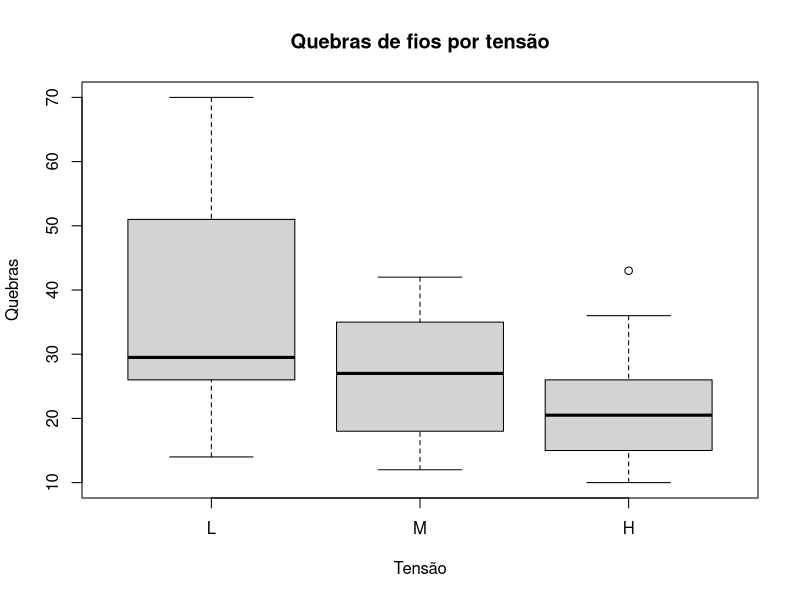
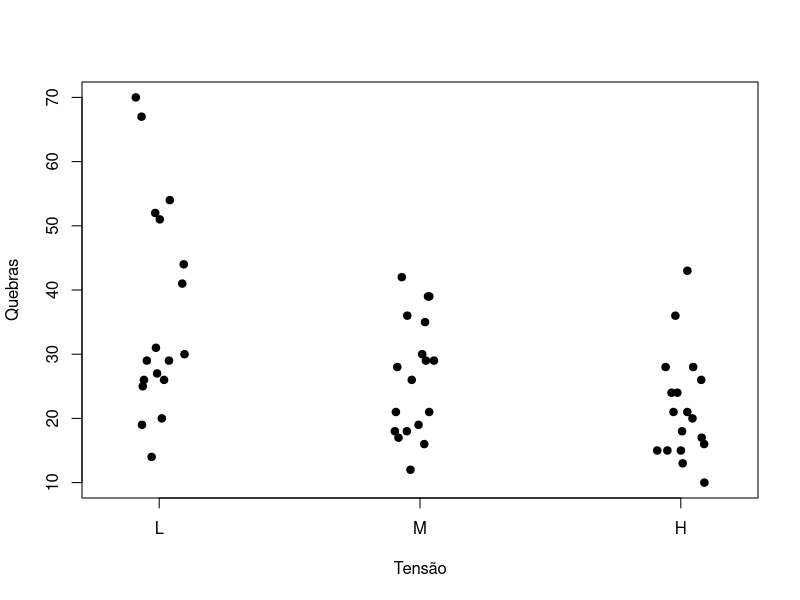

Source code (R) for these figures, in order:
# Ajuste de Šidák ----

# Ajuste e resultados ----
pbrutos <- pairwise.t.test(warpbreaks$breaks, warpbreaks$tension,
                          pool.sd = FALSE, p.adjust.method = "none")$p.value
m <- sum(!is.na(pbrutos))
p_aj_sidak <- 1 - (1 - pbrutos)^m
print(p_aj_sidak)
print(p.adjust(pbrutos[!is.na(pbrutos)], method = "holm"))

# Visualização e diagnóstico ----
boxplot(breaks ~ tension, data = warpbreaks, main = "Quebras de fios por tensão", xlab = "Tensão", ylab = "Quebras")
stripchart(breaks ~ tension, data = warpbreaks, vertical = TRUE, method = "jitter", pch = 19, xlab = "Tensão", ylab = "Quebras")
